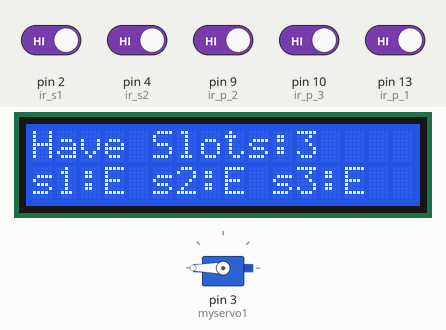
The sketch below on a simulated Arduino Uno, built with avr-gcc and run on an emulated ATmega328P. Shown: servo, 16×2 character LCD. The inputs (shaded band) are chosen by the test bench; at power-on: pin 2 (ir_s1), pin 4 (ir_s2), pin 9 (ir_p_2), pin 10 (ir_p_3), pin 13 (ir_p_1) HIGH.

Above: at 6.2 s.
6.3 s: pin 9 (ir_p_2) driven LOW
7.8 s: pin 10 (ir_p_3) driven LOW
At 9.0 s:
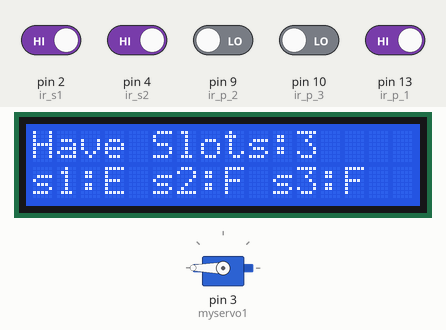
9.3 s: pin 13 (ir_p_1) driven LOW
10.8 s: pin 9 (ir_p_2) driven HIGH
At 11.5 s:
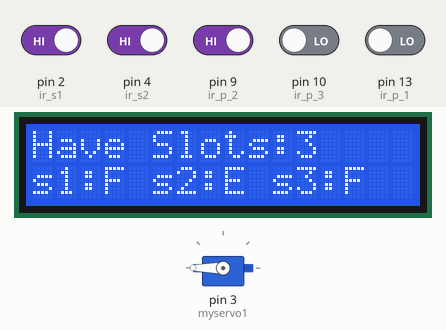
12.3 s: pin 10 (ir_p_3) driven HIGH
13.8 s: pin 9 (ir_p_2) driven LOW
At 15.0 s:
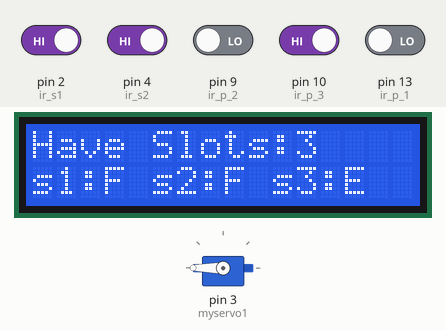
Timing chart, 0 to 16.3 s (numbered marks = the images above; inputs shaded):
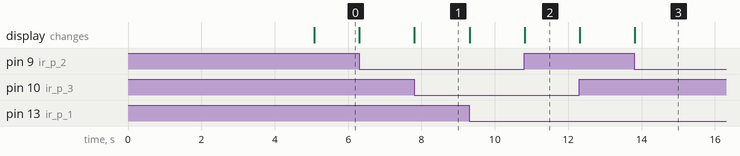

The sketch:

Smart_city_parking_code.ino
```cpp
#include<Servo.h>
#include <LiquidCrystal.h>
const int rs = 12, en = 11, d4 = 8, d5 = 7, d6 = 6, d7 = 5;
LiquidCrystal lcd(rs, en, d4, d5, d6, d7);
Servo myservo1;
int ir_s1=2;
int ir_s2=4;

int ir_p_1= 13;
int ir_p_2= 9;
int ir_p_3= 10;

int total=0;
int slot=3;
int flag1=0;
int flag2=0;

int s1=0,s2=0,s3=0;

void setup() {
  Serial.begin(9600);
  pinMode(ir_s1,INPUT);
  pinMode(ir_s2,INPUT);

  pinMode(ir_p_1,INPUT);
  pinMode(ir_p_2,INPUT);
  pinMode(ir_p_3,INPUT);

  myservo1.attach(3);
  myservo1.write(180);

  lcd.begin(16, 2);
  lcd.print("Smart Parking");
  delay(5000);
  lcd.clear();
}

void loop() {

  read_sensor();

  lcd.setCursor(0,0);
  lcd.print("Have Slots:");
  lcd.print(slot);

  lcd.setCursor(0,1);
  if(s1==1)
  {
    lcd.print("s1:F");
  }
  else
  {
    lcd.print("s1:E");
  }

  lcd.setCursor(5,1);
  if(s2==1)
  {
    lcd.print("s2:F");
  }
  else
  {
    lcd.print("s2:E");
  }

  lcd.setCursor(10,1);
  if(s3==1)
  {
    lcd.print("s3:F");
  }
  else
  {
    lcd.print("s3:E");
  }


  if(digitalRead(ir_s1)==0 && flag1==0)
  {

    if(slot>0)
    {
      flag1=1;
      if(flag2==0)
      {
        myservo1.write(90);
        slot=slot-1;

      }
    }
      else
      {
        lcd.clear();
        lcd.setCursor(0,0);
        lcd.print("Parking ");
        lcd.setCursor(0,1);
        lcd.print("Full ");
        //delay(5000);
        delay(1500);
      }
    }


  if(digitalRead(ir_s2)==0 && flag2==0)
  {
    flag2=1;
    if(flag1==0)
    {
      myservo1.write(90);
      slot=slot+1;
    }
  }

  if(flag1==1 &&flag2==1)
  {
    delay(1000);
    myservo1.write(180);
    flag1=0;
    flag2=0;
  }


  delay(10);
}

void read_sensor()
{
  s1=0,s2=0,s3=0;
  if(digitalRead(ir_p_1)==0)
  {
    s1=1;
  }
  if(digitalRead(ir_p_2)==0)
  {
    s2=1;
  }
  if(digitalRead(ir_p_3)==0)
  {
    s3=1;
  }
}
```

Measured:
- after the input at 7.8 s, the display: changes at once (image 1)
- after the input at 10.8 s, the display: changes at once (image 2)
- after the input at 13.8 s, the display: changes at once (image 3)
